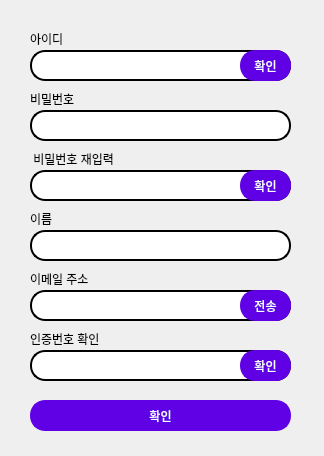
<?xml version="1.0" encoding="UTF-8"?>
<ui version="4.0">
 <class>Dialog</class>
 <widget class="QDialog" name="Dialog">
  <property name="geometry">
   <rect>
    <x>0</x>
    <y>0</y>
    <width>324</width>
    <height>456</height>
   </rect>
  </property>
  <property name="windowTitle">
   <string>Dialog</string>
  </property>
  <widget class="QLabel" name="label_3">
   <property name="geometry">
    <rect>
     <x>30</x>
     <y>90</y>
     <width>71</width>
     <height>17</height>
    </rect>
   </property>
   <property name="styleSheet">
    <string notr="true"/>
   </property>
   <property name="text">
    <string>비밀번호</string>
   </property>
  </widget>
  <widget class="QLineEdit" name="id_Edit">
   <property name="geometry">
    <rect>
     <x>30</x>
     <y>50</y>
     <width>261</width>
     <height>31</height>
    </rect>
   </property>
   <property name="styleSheet">
    <string notr="true">QLineEdit{
border-radius:15px;
border:2px solid #000;
background:#fff;
}

QLineEdit:focus{
border:2px solid #5865f2;
}</string>
   </property>
  </widget>
  <widget class="QLineEdit" name="pw_Edit">
   <property name="enabled">
    <bool>false</bool>
   </property>
   <property name="geometry">
    <rect>
     <x>30</x>
     <y>110</y>
     <width>261</width>
     <height>31</height>
    </rect>
   </property>
   <property name="styleSheet">
    <string notr="true">QLineEdit{
border-radius:15px;
border:2px solid #000;
background:#fff;
}

QLineEdit:focus{
border:2px solid #5865f2;
}</string>
   </property>
   <property name="echoMode">
    <enum>QLineEdit::Password</enum>
   </property>
  </widget>
  <widget class="QLabel" name="label">
   <property name="geometry">
    <rect>
     <x>30</x>
     <y>30</y>
     <width>67</width>
     <height>17</height>
    </rect>
   </property>
   <property name="styleSheet">
    <string notr="true"/>
   </property>
   <property name="text">
    <string>아이디</string>
   </property>
  </widget>
  <widget class="QLabel" name="label_4">
   <property name="geometry">
    <rect>
     <x>30</x>
     <y>270</y>
     <width>71</width>
     <height>17</height>
    </rect>
   </property>
   <property name="styleSheet">
    <string notr="true"/>
   </property>
   <property name="text">
    <string>이메일 주소</string>
   </property>
  </widget>
  <widget class="QLineEdit" name="name_Edit">
   <property name="enabled">
    <bool>false</bool>
   </property>
   <property name="geometry">
    <rect>
     <x>30</x>
     <y>230</y>
     <width>261</width>
     <height>31</height>
    </rect>
   </property>
   <property name="styleSheet">
    <string notr="true">QLineEdit{
border-radius:15px;
border:2px solid #000;
background:#fff;
}

QLineEdit:focus{
border:2px solid #5865f2;
}</string>
   </property>
  </widget>
  <widget class="QLineEdit" name="email_Edit">
   <property name="enabled">
    <bool>false</bool>
   </property>
   <property name="geometry">
    <rect>
     <x>30</x>
     <y>290</y>
     <width>261</width>
     <height>31</height>
    </rect>
   </property>
   <property name="styleSheet">
    <string notr="true">QLineEdit{
border-radius:15px;
border:2px solid #000;
background:#fff;
}

QLineEdit:focus{
border:2px solid #5865f2;
}</string>
   </property>
  </widget>
  <widget class="QLabel" name="label_2">
   <property name="geometry">
    <rect>
     <x>30</x>
     <y>210</y>
     <width>67</width>
     <height>17</height>
    </rect>
   </property>
   <property name="styleSheet">
    <string notr="true"/>
   </property>
   <property name="text">
    <string>이름</string>
   </property>
  </widget>
  <widget class="QLineEdit" name="repw_Edit">
   <property name="enabled">
    <bool>false</bool>
   </property>
   <property name="geometry">
    <rect>
     <x>30</x>
     <y>170</y>
     <width>261</width>
     <height>31</height>
    </rect>
   </property>
   <property name="styleSheet">
    <string notr="true">QLineEdit{
border-radius:15px;
border:2px solid #000;
background:#fff;
}

QLineEdit:focus{
border:2px solid #5865f2;
}</string>
   </property>
   <property name="echoMode">
    <enum>QLineEdit::Password</enum>
   </property>
  </widget>
  <widget class="QLabel" name="label_5">
   <property name="geometry">
    <rect>
     <x>30</x>
     <y>150</y>
     <width>121</width>
     <height>17</height>
    </rect>
   </property>
   <property name="styleSheet">
    <string notr="true"/>
   </property>
   <property name="text">
    <string> 비밀번호 재입력</string>
   </property>
  </widget>
  <widget class="QPushButton" name="join_Btn">
   <property name="enabled">
    <bool>false</bool>
   </property>
   <property name="geometry">
    <rect>
     <x>30</x>
     <y>400</y>
     <width>261</width>
     <height>31</height>
    </rect>
   </property>
   <property name="styleSheet">
    <string notr="true">QPushButton{
border-radius:15px;
border:2px solid #6000e4;
background-color:#6000e4;
color:#fff;
}

QPushButton:hover{

}
</string>
   </property>
   <property name="text">
    <string>확인</string>
   </property>
  </widget>
  <widget class="QPushButton" name="pw_Btn">
   <property name="enabled">
    <bool>false</bool>
   </property>
   <property name="geometry">
    <rect>
     <x>240</x>
     <y>170</y>
     <width>51</width>
     <height>31</height>
    </rect>
   </property>
   <property name="focusPolicy">
    <enum>Qt::StrongFocus</enum>
   </property>
   <property name="styleSheet">
    <string notr="true">QPushButton{
border-radius:15px;
border:2px solid #6000e4;
background-color:#6000e4;
color:#fff;
}

QPushButton:hover{

}
</string>
   </property>
   <property name="text">
    <string>확인</string>
   </property>
  </widget>
  <widget class="QPushButton" name="id_Btn">
   <property name="geometry">
    <rect>
     <x>240</x>
     <y>50</y>
     <width>51</width>
     <height>31</height>
    </rect>
   </property>
   <property name="styleSheet">
    <string notr="true">QPushButton{
border-radius:15px;
border:2px solid #6000e4;
background-color:#6000e4;
color:#fff;
}

QPushButton:hover{

}
</string>
   </property>
   <property name="text">
    <string>확인</string>
   </property>
  </widget>
  <widget class="QPushButton" name="email_Btn">
   <property name="enabled">
    <bool>false</bool>
   </property>
   <property name="geometry">
    <rect>
     <x>240</x>
     <y>290</y>
     <width>51</width>
     <height>31</height>
    </rect>
   </property>
   <property name="styleSheet">
    <string notr="true">QPushButton{
border-radius:15px;
border:2px solid #6000e4;
background-color:#6000e4;
color:#fff;
}

QPushButton:hover{

}
</string>
   </property>
   <property name="text">
    <string>전송</string>
   </property>
  </widget>
  <widget class="QLabel" name="label_6">
   <property name="geometry">
    <rect>
     <x>30</x>
     <y>330</y>
     <width>91</width>
     <height>17</height>
    </rect>
   </property>
   <property name="styleSheet">
    <string notr="true"/>
   </property>
   <property name="text">
    <string>인증번호 확인</string>
   </property>
  </widget>
  <widget class="QLineEdit" name="emailnum_Edit">
   <property name="enabled">
    <bool>false</bool>
   </property>
   <property name="geometry">
    <rect>
     <x>30</x>
     <y>350</y>
     <width>261</width>
     <height>31</height>
    </rect>
   </property>
   <property name="styleSheet">
    <string notr="true">QLineEdit{
border-radius:15px;
border:2px solid #000;
background:#fff;
}

QLineEdit:focus{
border:2px solid #5865f2;
}</string>
   </property>
  </widget>
  <widget class="QPushButton" name="email_C_Btn">
   <property name="enabled">
    <bool>false</bool>
   </property>
   <property name="geometry">
    <rect>
     <x>240</x>
     <y>350</y>
     <width>51</width>
     <height>31</height>
    </rect>
   </property>
   <property name="focusPolicy">
    <enum>Qt::StrongFocus</enum>
   </property>
   <property name="styleSheet">
    <string notr="true">QPushButton{
border-radius:15px;
border:2px solid #6000e4;
background-color:#6000e4;
color:#fff;
}

QPushButton:hover{

}
</string>
   </property>
   <property name="text">
    <string>확인</string>
   </property>
  </widget>
 </widget>
 <tabstops>
  <tabstop>id_Edit</tabstop>
  <tabstop>id_Btn</tabstop>
  <tabstop>pw_Edit</tabstop>
  <tabstop>pw_Btn</tabstop>
  <tabstop>repw_Edit</tabstop>
  <tabstop>name_Edit</tabstop>
  <tabstop>email_Edit</tabstop>
  <tabstop>email_Btn</tabstop>
  <tabstop>emailnum_Edit</tabstop>
  <tabstop>join_Btn</tabstop>
 </tabstops>
 <resources/>
 <connections/>
</ui>
